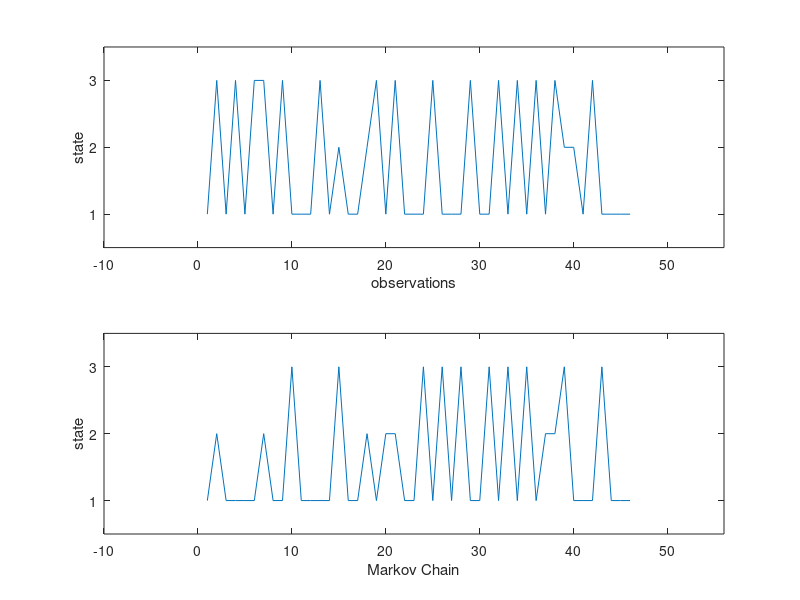
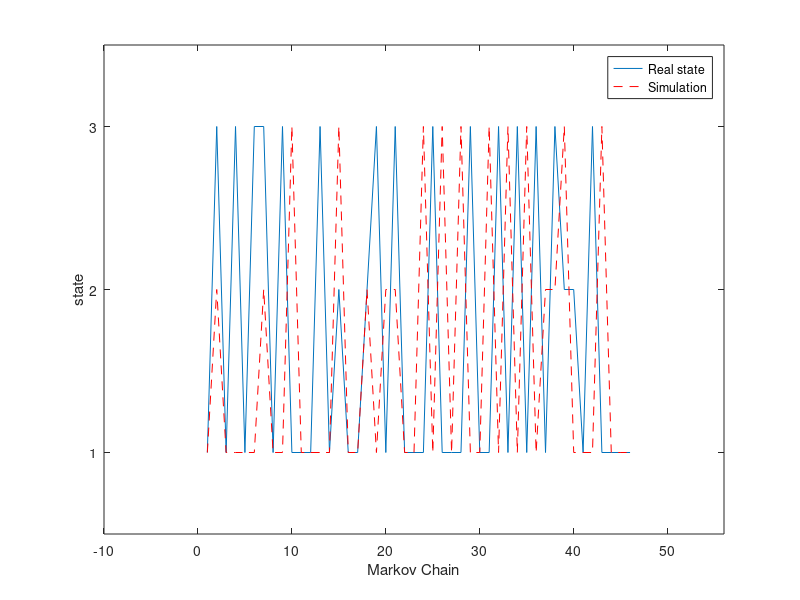

Write MATLAB code to recreate these figures, in order.
clear
clc
close all

%YOUR INPUT:

N =3;                  %Number of states of the Markov chain.
L = 47;                %length of observational sequence.
T = 46;                %Plot the first T states of the sequence. T should be smaller than L.
% y_obs =  [1 3 1 3 3 1 3 1 3 3 3 3 3 2 2 2 1 3 1 3 2 2 1 2 3 1 1 1 3 3 3 3 2 1 3 3 3 1 1 1 1 3 1 2 1 3 3]; % age 3-4
y_obs =  [1 3 1 3 1 3 3 1 3 1 1 1 3 1 2 1 1 2 3 1 3 1 1 1 3 1 1 1 3 1 1 3 1 3 1 3 1 3 2 2 1 3 1 1 1 1 1]; % age 2-3

%Plot the sequence of the observations:

%Plot the sequence:

figure(1)
subplot(2,1,1)
plot(y_obs(1:T))          %plot the first T states of the sequence
xlim([-10 T+10])
ylim([0.5 N+0.5])
set(gca,'YTick',1:N)
xlabel('observations')
ylabel('state')
%%
%Estimation of transition probability matrix of Markov Chain.

P_MC = zeros(N,N);
for t=1:L-1
    P_MC(y_obs(t),y_obs(t+1))= P_MC(y_obs(t),y_obs(t+1))+1;
end
P_MC_cum = P_MC;
for j=2:N
    P_MC_cum(:,j) = P_MC_cum(:,j-1) + P_MC(:,j);     %cumulative version of P.
end
for j=1:N
    P_MC(:,j) = P_MC(:,j)./P_MC_cum(:,N);                 %Normalize transition matrix
end
P_MC_cum = P_MC;
for j=2:N
    P_MC_cum(:,j) = P_MC_cum(:,j-1) + P_MC(:,j);     %normalized cumulative version of P.
end
disp('Transition probability:')
disp(P_MC)

%%
%Produce sequence with the Markov chain.

y_MC = zeros(L,1);                %y_obs will be the input or OBServational sequence.
y_MC(1) = 1;                      %sequence starts with a 1;

for t=1:L-1                       %construct entire sequence
    r = rand;
    y_MC(t+1) = sum(r>P_MC_cum(y_MC(t),:))+1;
end

%Plot sequence:

subplot(2,1,2)
plot(y_MC(1:T))          %plot the first T states of the sequence (T defined above).
xlim([-10 T+10])
ylim([0.5 N+0.5])
set(gca,'YTick',1:N)
xlabel('Markov Chain')
ylabel('state')


%Plot data and results together:
figure(2)
plot(y_obs(1:T))
hold on
plot(y_MC(1:T),'r--')
legend('Real state','Simulation')
xlim([-10 T+10])
ylim([0.5 N+0.5])
set(gca,'YTick',1:N)
xlabel('Markov Chain')
ylabel('state')

% Calculate stationary state pi
Pe = eye(3)-P_MC; 
Pe(:,3)=1;
b=[0 0 1];
Pi = b/Pe;
disp('Stationary probability:')
disp(Pi)

% Calculating the mean passage time
P01 = [zeros(3,1), P_MC(:,2:3)];
mu1 = (eye(3)-P01)\ones(3,1)  % The mean passage time to state 1 from any state

P02 = [P_MC(:,1), zeros(3,1), P_MC(:,3)];
mu2 = (eye(3)-P02)\ones(3,1)  % The mean passage time to state 2 from any state

P03 = [P_MC(:,1:2), zeros(3,1)];
mu3 = (eye(3)-P03)\ones(3,1)  % The mean passage time to state 3 from any state